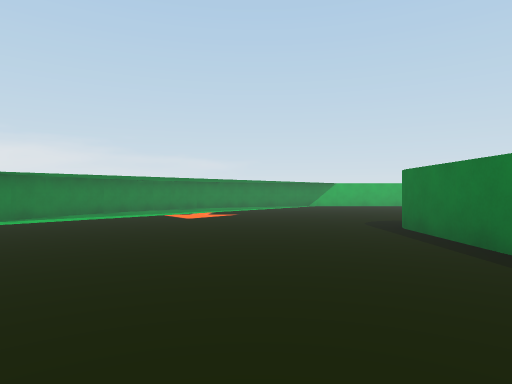
View 1 (above)

24 first-person views from a walk through a Unity game level. The camera is 0.62 m above the floor, looks level and sees 75° across. The floor is counted in squares, 1 m on a side. Each view is taken from the middle of a square. On the plan, view 1 faces up. The plan holds only what a view shows up to about 10 squares ahead; the rest is blank. The place goes on beyond the plan. The player character is not drawn.

View 2
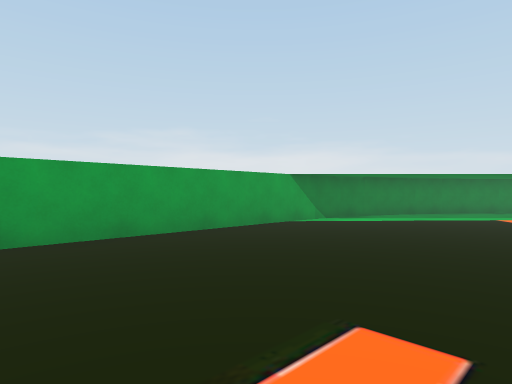

View 3
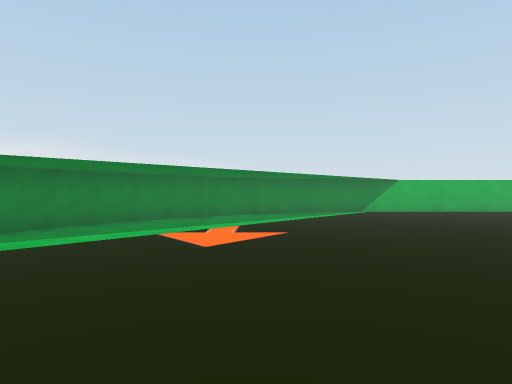

View 4
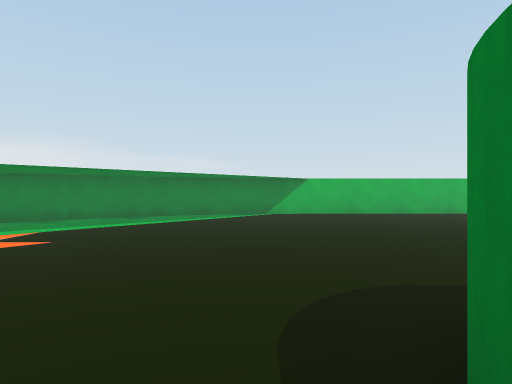

View 5
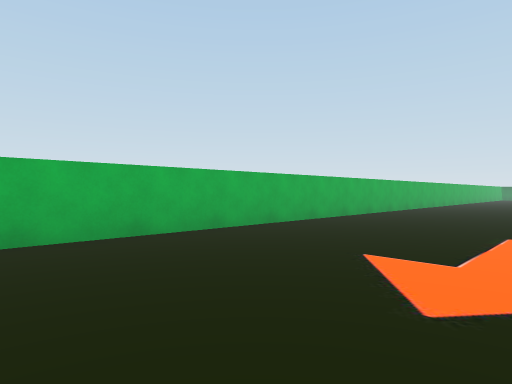

View 6
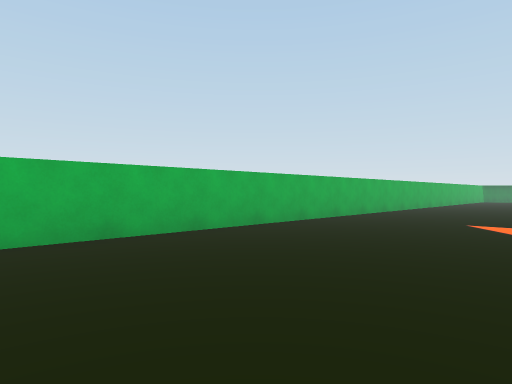

View 7
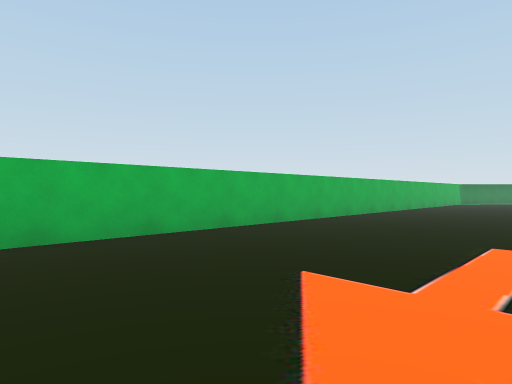

View 8
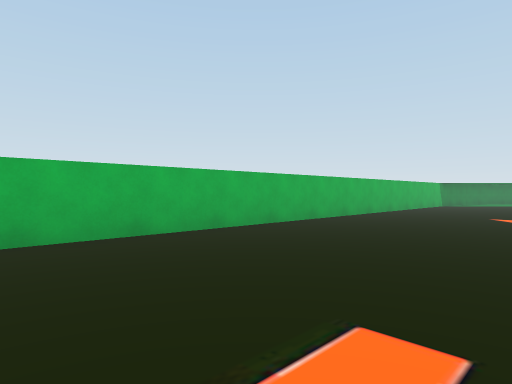

View 9
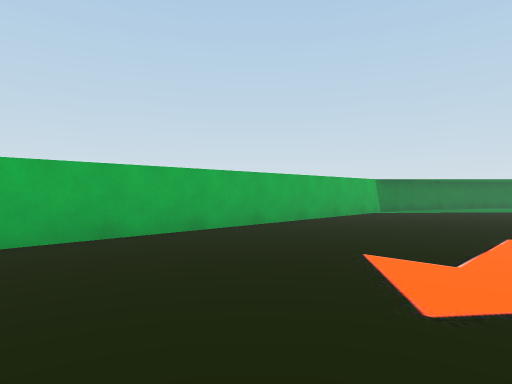

View 10
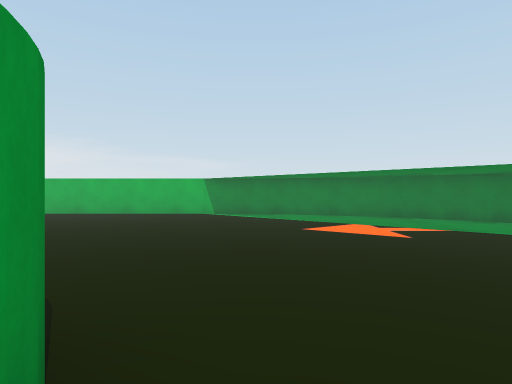

View 11
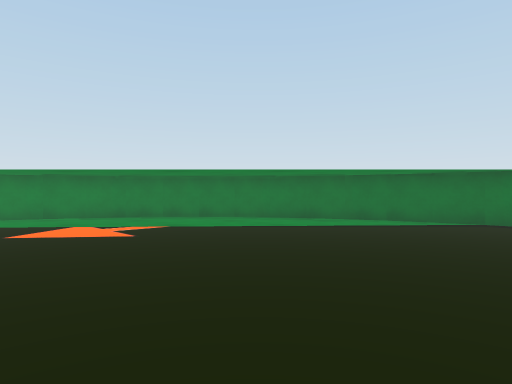

View 12
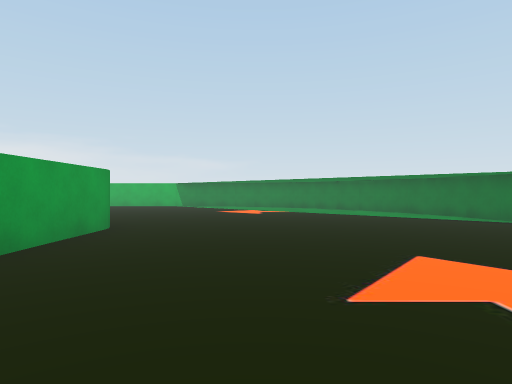

View 13
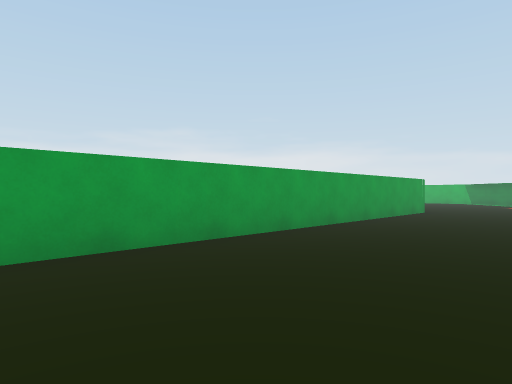

View 14
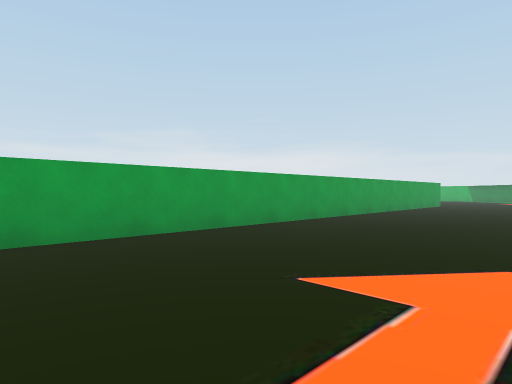

View 15
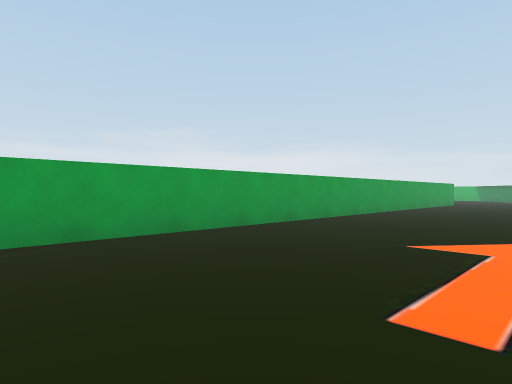

View 16
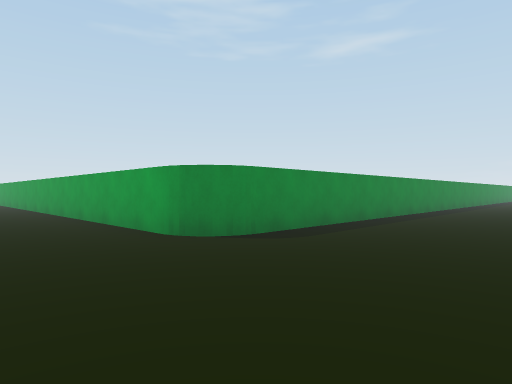

View 17
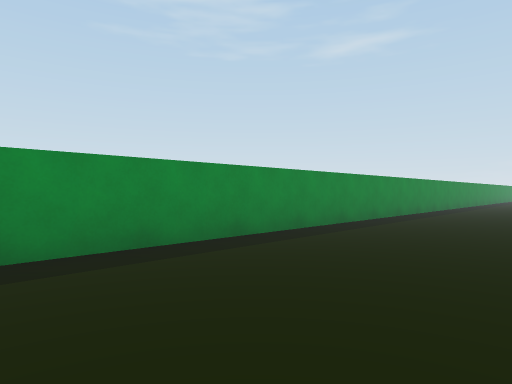

View 18
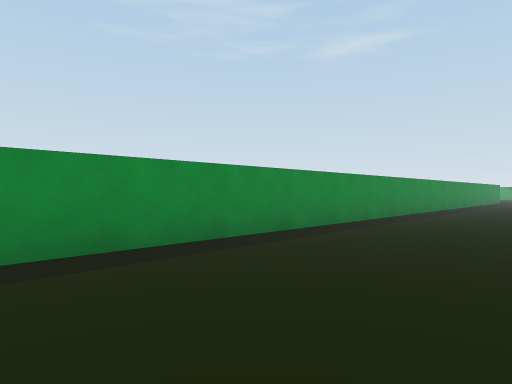

View 19
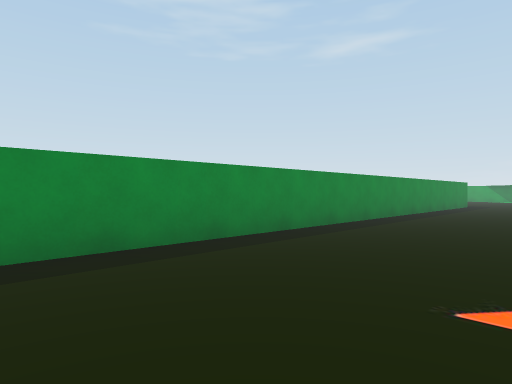

View 20
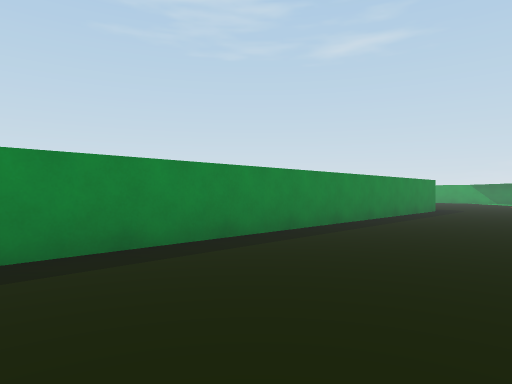

View 21
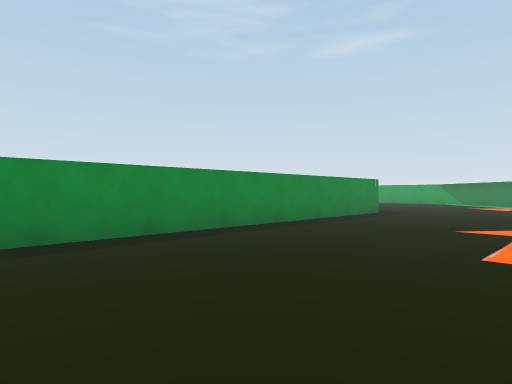

View 22
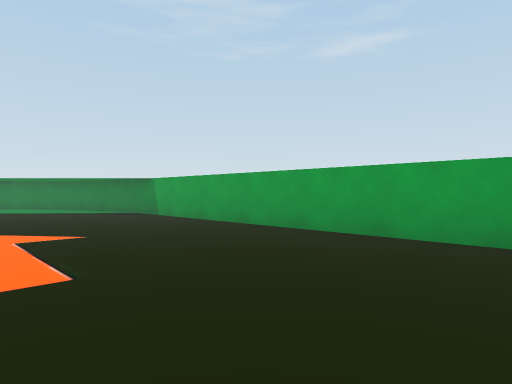

View 23
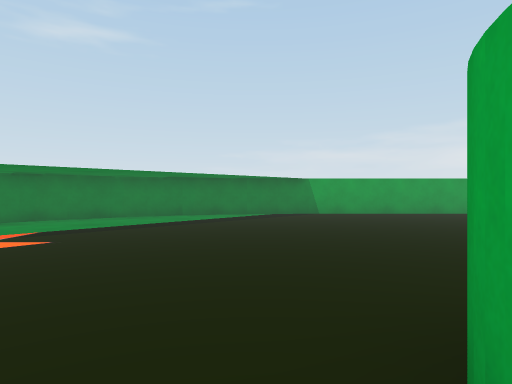

View 24
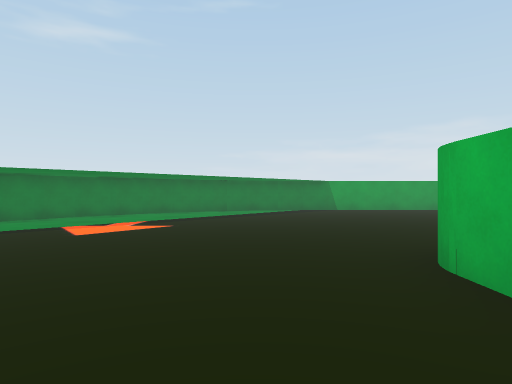

### Floor plan
Points are (right, up) in squares from view 1. A wall is a line through its corners. A room is listed if a view was taken in it or the views show most of it. See-through windows are left out.
Room 1 (views 1, 2, 3, 4, 5, 6, 7, 8, 9, 10, 11, 12, 13, 14, 15, 16, 17, 18, 19, 20, 21, 22, 23, 24)
walls: (3.4, 6.5) (33.6, 6.5); (2.5, 3.2) (2.5, 5.6); (34.5, 5.6) (34.5, -11.5); (34.5, 14.5) (2.6, 14.5) (1.8, 14.3) (0.8, 14.1); (0.9, 14.1) (0, 13.8); (4.1, -5.5) (3.4, -5.5); (35.3, 14.3) (34.4, 14.5); (0.1, 13.8) (-0.8, 13.4); (36.2, 14.1) (35.2, 14.3); (-0.6, 13.5) (-1.5, 13); (-1.4, 13) (-2.2, 12.4); (-2.1, 12.5) (-2.9, 11.9) (-3.4, 11.2) (-4, 10.4); (37.9, 13.4) (37, 13.8) (36, 14.1); (38.6, 12.9) (37.7, 13.4); (39.3, 12.4) (38.5, 13); (-4, 10.5) (-4.4, 9.7); (39.9, 11.8) (39.2, 12.5); (-4.4, 9.8) (-4.8, 8.9); (-4.8, 9) (-5.1, 8.1); (40.5, 11.2) (39.8, 11.9); (-5.1, 8.2) (-5.3, 7.2); (41, 10.4) (40.4, 11.2); (-5.3, 7.4) (-5.5, 6.4); (-5.5, 6.5) (-5.5, -5.4); (41.5, 9.7) (40.9, 10.6); (41.8, 8.9) (41.4, 9.8); (42.1, 8.1) (41.8, 9); (42.3, 7.2) (42.1, 8.2); (42.5, 6.3) (42.3, 7.3); (42.5, 5.9) (42.5, 6.4); (-5.5, -5.3) (-5.3, -6.3); (-5.3, -6.2) (-5.1, -7.1) (-4.8, -7.9) (-4.4, -8.8); (-2.2, -11.4) (-1.5, -12) (-0.9, -12.3); (-4.5, -8.7) (-4, -9.5); (-4, -9.4) (-3.4, -10.2); (-2.9, -10.8) (-2.1, -11.5); (-3.5, -10.1) (-2.8, -10.9)

Where each view was taken, in squares from view 1:
view 1: 0 up, 0 right, facing up
view 2: 0 up, 1 left, facing up-left
view 3: 4 up, 1 left, facing up
view 4: 5 up, 2 right, facing up
view 5: 10 up, 4 right, facing up-right
view 6: 10 up, 10 right, facing up-right
view 7: 10 up, 15 right, facing up-right
view 8: 10 up, 18 right, facing up-right
view 9: 10 up, 24 right, facing up-right
view 10: 5 up, 35 right, facing up
view 11: 5 up, 35 right, facing up-right
view 12: 0 up, 37 right, facing up
view 13: 5 down, 38 right, facing up-left
view 14: 10 down, 39 right, facing up-left
view 15: 12 down, 39 right, facing up-left
view 16: 10 up, 37 right, facing down-left
view 17: 10 up, 32 right, facing down-left
view 18: 10 up, 26 right, facing down-left
view 19: 10 up, 19 right, facing down-left
view 20: 10 up, 15 right, facing down-left
view 21: 11 up, 13 right, facing down-left
view 22: 4 up, 1 left, facing down-left
view 23: 6 down, 4 right, facing left
view 24: 7 down, 6 right, facing left
